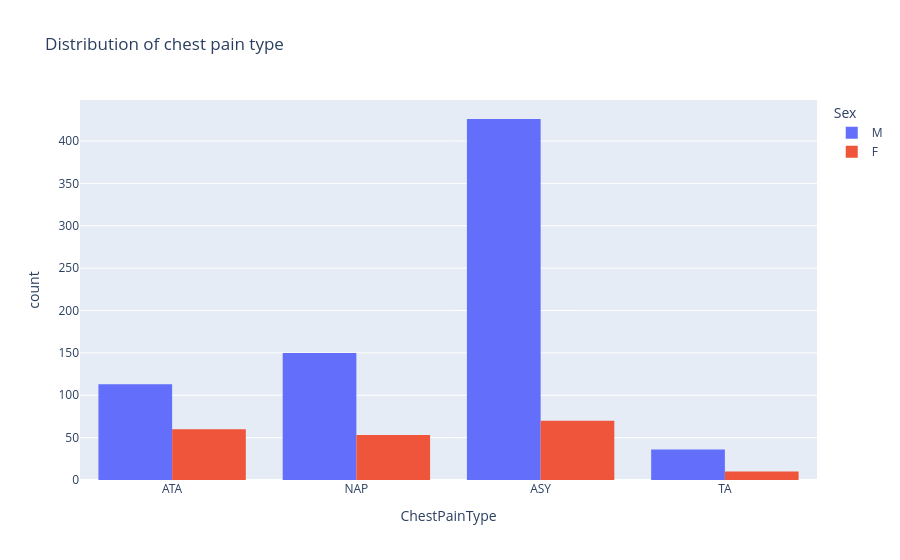

Write notebook code for a chart like this one.
### Code cell
fig = px.histogram(df, x="ChestPainType", 
                   color="Sex", 
                   hover_data=df.columns, 
                   title="Distribution of chest pain type", 
                   barmode="group").show()

### Figure 1 — Plotly figure (JSON) as saved in the notebook; plotly's stock layout.template omitted (floating-point values rounded to 4 significant figures; data arrays with more than 128 entries replaced by an {"elided": "..."} marker saying what was removed)
{"data": [{"alignmentgroup": "True", "bingroup": "x", "hovertemplate": "Sex=M<br>ChestPainType=%{x}<br>count=%{y}<extra></extra>", "legendgroup": "M", "marker": {"color": "#636efa", "pattern": {"shape": ""}}, "name": "M", "offsetgroup": "M", "orientation": "v", "showlegend": true, "type": "histogram", "x": {"elided": "725 str values"}, "xaxis": "x", "yaxis": "y"}, {"alignmentgroup": "True", "bingroup": "x", "hovertemplate": "Sex=F<br>ChestPainType=%{x}<br>count=%{y}<extra></extra>", "legendgroup": "F", "marker": {"color": "#EF553B", "pattern": {"shape": ""}}, "name": "F", "offsetgroup": "F", "orientation": "v", "showlegend": true, "type": "histogram", "x": {"elided": "193 str values"}, "xaxis": "x", "yaxis": "y"}], "layout": {"barmode": "group", "legend": {"title": {"text": "Sex"}, "tracegroupgap": 0}, "title": {"text": "Distribution of chest pain type"}, "xaxis": {"anchor": "y", "domain": [0, 1], "title": {"text": "ChestPainType"}}, "yaxis": {"anchor": "x", "domain": [0, 1], "title": {"text": "count"}}}}
